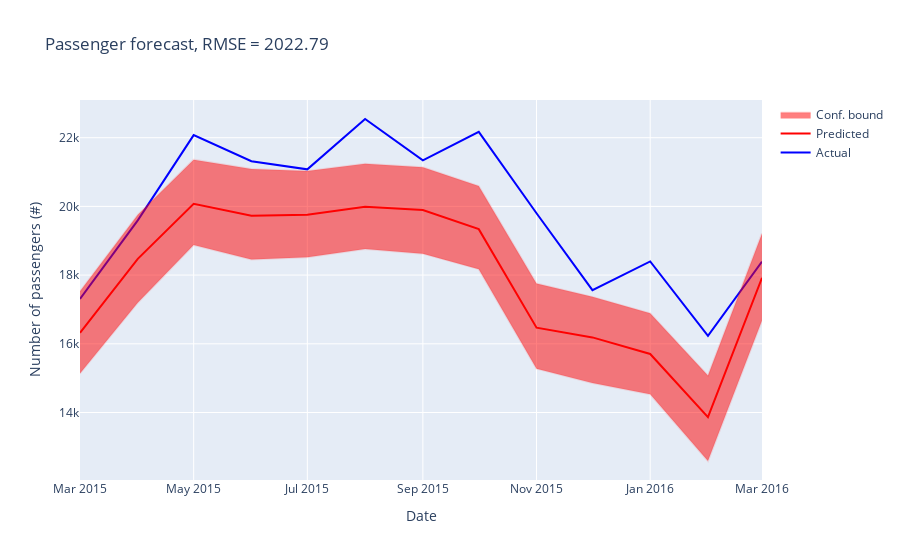

The cell this chart's notebook holds for it:
### Code cell
# Plot predictions and forecast components

fig = go.Figure()

# Add actual values
fig.add_trace(
    go.Scatter(
        x=forecast["ds"],
        y=forecast["y"],
        name="Actual",
        mode="lines",
        line=dict(color="blue"),
    )
)

# Add predicted values
fig.add_trace(
    go.Scatter(
        x=forecast["ds"],
        y=forecast["yhat"],
        name="Predicted",
        mode="lines",
        line=dict(color="red"),
    )
)

# Add confidence interval
fig.add_trace(
    go.Scatter(
        x=forecast["ds"],
        y=forecast["yhat_upper"],
        fill=None,
        mode="lines",
        line=dict(color="rgba(255,0,0,0.1)"),
        showlegend=False,
    )
)

fig.add_trace(
    go.Scatter(
        x=forecast["ds"],
        y=forecast["yhat_lower"],
        fill="tonexty",
        mode="lines",
        line=dict(color="rgba(255,0,0,0.1)"),
        name="Conf. bound",
    )
)

fig.update_layout(
    title=f"Passenger forecast, RMSE = {rmse:.2f}",
    xaxis_title="Date",
    yaxis_title="Number of passengers (#)",
    hovermode="x unified",
)

fig.show()
